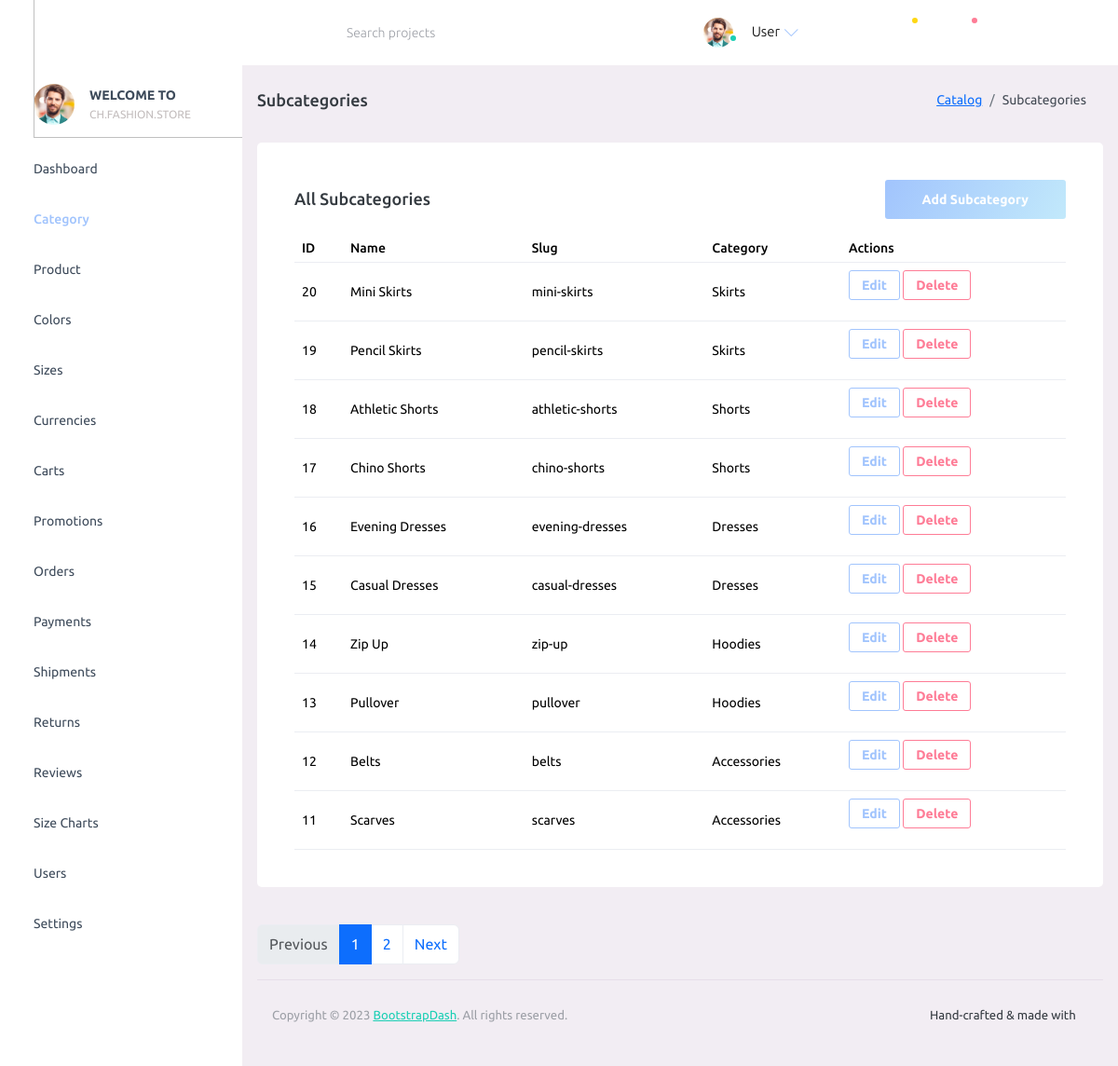
The page /admin/?p=subcategories on the database as committed earlier.
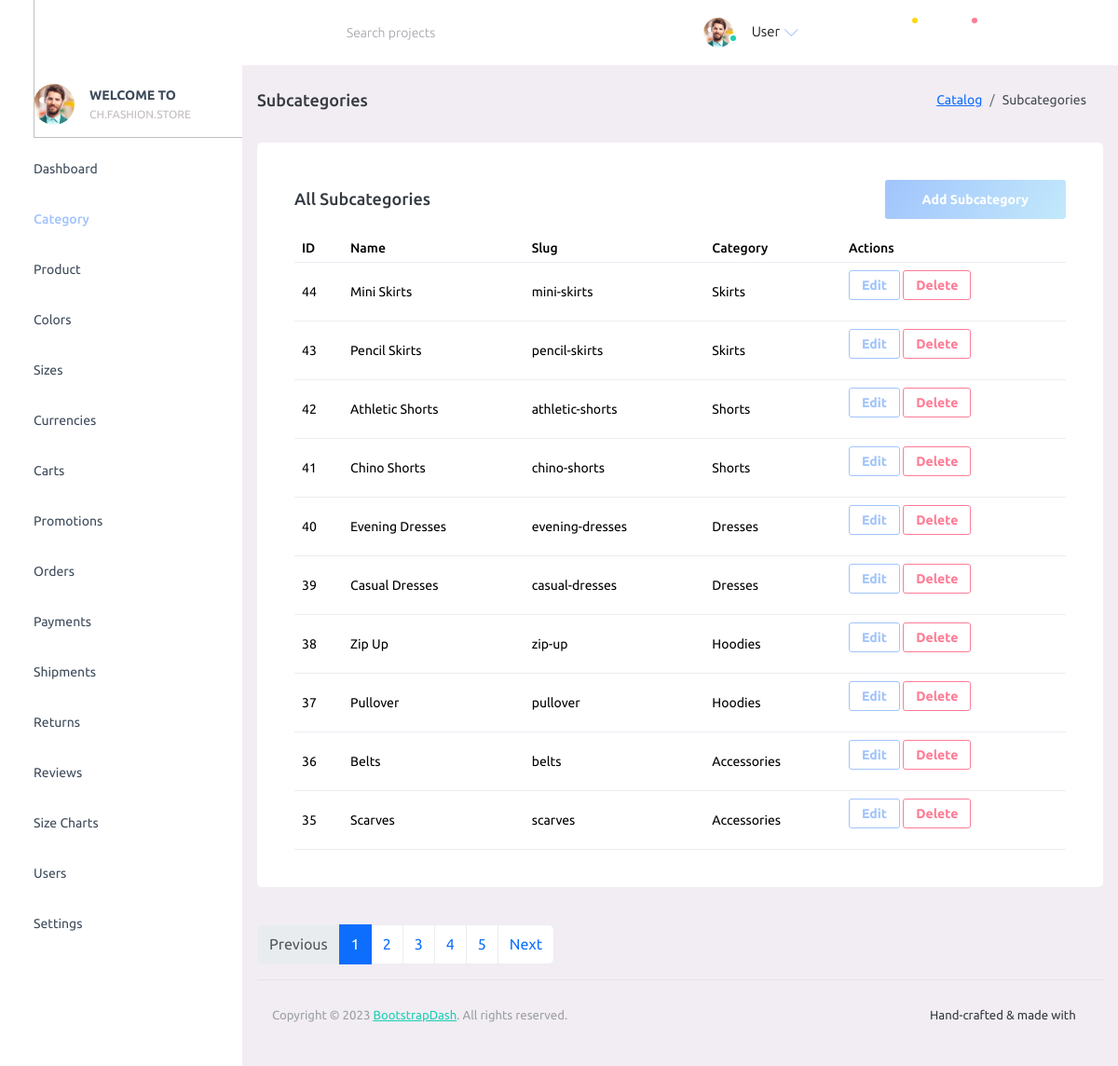
The same page on the database as committed later.
### tables this page shows
CREATE TABLE subcategories (
  id BIGINT UNSIGNED AUTO_INCREMENT PRIMARY KEY,
  category_id BIGINT UNSIGNED NOT NULL,
  name VARCHAR(150) NOT NULL,
  slug VARCHAR(180) NOT NULL,
  UNIQUE KEY uniq_subcategories_category_slug (category_id, slug),
  CONSTRAINT fk_subcategories_category FOREIGN KEY (category_id) REFERENCES categories(id) ON DELETE CASCADE,
  INDEX idx_subcategories_category (category_id)
);

CREATE TABLE IF NOT EXISTS `categories` (
  `id` bigint(20) UNSIGNED NOT NULL AUTO_INCREMENT,
  `name` varchar(150) NOT NULL,
  `slug` varchar(180) NOT NULL,
  `parent_id` bigint(20) UNSIGNED DEFAULT NULL,
  PRIMARY KEY (`id`),
  UNIQUE KEY `slug` (`slug`),
  KEY `fk_categories_parent` (`parent_id`)
);

### admin/config/database.php (called while the page is built)
<?php
function db(): PDO
{
      static $pdo = null;
      if ($pdo instanceof PDO) {
            return $pdo;
      }
      $dsn = getenv('FS_DB_DSN') ?: 'mysql:host=127.0.0.1;port=3306;dbname=fashionstore;charset=utf8mb4';
      $user = getenv('FS_DB_USER') ?: 'root';
      $pass = getenv('FS_DB_PASS') ?: '';
      $options = [
            PDO::ATTR_ERRMODE => PDO::ERRMODE_EXCEPTION,
            PDO::ATTR_DEFAULT_FETCH_MODE => PDO::FETCH_ASSOC,
            PDO::ATTR_EMULATE_PREPARES => false,
      ];
      $pdo = new PDO($dsn, $user, $pass, $options);
      try {
            $pdo->exec("SET SESSION sql_mode='STRICT_TRANS_TABLES,ERROR_FOR_DIVISION_BY_ZERO,NO_ENGINE_SUBSTITUTION'");
      } catch (Throwable $e) {
      }
      return $pdo;
}

### admin/config/function.php (called while the page is built, shortened)
<?php
require_once __DIR__ . '/database.php';
function db_all(string $sql, array $params = []): array
{
      $stmt = db()->prepare($sql);
      $stmt->execute($params);
      return $stmt->fetchAll();
}
function db_one(string $sql, array $params = []): ?array
{
      $stmt = db()->prepare($sql);
      $stmt->execute($params);
      $row = $stmt->fetch();
      return $row === false ? null : $row;
}

### admin/pages/subcategories.php (the view, shortened to what the changed rows need)
<?php
require_once __DIR__ . '/../config/function.php';
$page = max(1, (int)($_GET['page'] ?? 1));
$perPage = 10;
$offset = ($page - 1) * $perPage;
$totalRow = db_one('SELECT COUNT(*) AS c FROM subcategories');
$total = (int)($totalRow['c'] ?? 0);
$totalPages = max(1, (int)ceil($total / $perPage));
$subcats = db_all('SELECT s.id, s.name, s.slug, s.category_id, c.name AS category_name FROM subcategories s JOIN categories c ON c.id = s.category_id ORDER BY s.id DESC LIMIT ? OFFSET ?', [$perPage, $offset]);
?>
<div class="row">
      <div class="col-lg-12 grid-margin stretch-card">
            <div class="card">
                  <div class="card-body">
                        <div class="table-responsive">
                              <table class="table" id="subcategories-table">
                                    <thead>
                                          <tr>
                                                <th>ID</th>
                                                <th>Name</th>
                                                <th>Slug</th>
                                                <th>Category</th>
                                                <th>Actions</th>
                                          </tr>
                                    </thead>
                                    <tbody>
                                          <?php foreach ($subcats as $s): ?>
                                                <tr>
                                                      <td><?php echo (int)$s['id']; ?></td>
                                                      <td><?php echo htmlspecialchars($s['name'], ENT_QUOTES); ?></td>
                                                      <td><?php echo htmlspecialchars($s['slug'], ENT_QUOTES); ?></td>
                                                      <td><?php echo htmlspecialchars($s['category_name'], ENT_QUOTES); ?></td>
                                                      <td>
                                                            <button type="button" class="btn btn-sm btn-outline-primary" data-bs-toggle="modal" data-bs-target="#editSubcategoryModal-<?php echo (int)$s['id']; ?>">Edit</button>
                                                            <form method="post" style="display:inline-block" onsubmit="return confirm('Delete this subcategory?');">
                                                                  <button type="submit" class="btn btn-sm btn-outline-danger">Delete</button>
                                                            </form>
                                                      </td>
                                                </tr>
                                          <?php endforeach; ?>
                                    </tbody>
                              </table>
                        </div>
                  </div>
            </div>
      </div>
</div>
<?php if ($totalPages > 1): ?>
      <nav aria-label="Subcategories pagination">
            <ul class="pagination">
                  <?php for ($i = 1; $i <= $totalPages; $i++): ?>
                        <li class="page-item <?php echo $i === $page ? 'active' : ''; ?>">
                              <a class="page-link" href="/admin/?p=subcategories&page=<?php echo $i; ?>"><?php echo $i; ?></a>
                        </li>
                  <?php endfor; ?>
            </ul>
      </nav>
<?php endif; ?>

Rows that differ between the two databases and show on the page:
no longer on this page (row edited): subcategories: id "20", name "Mini Skirts", slug "mini-skirts", category.name "Skirts"
no longer on this page (row edited): subcategories: id "19", name "Pencil Skirts", slug "pencil-skirts", category.name "Skirts"
no longer on this page (row edited): subcategories: id "18", name "Athletic Shorts", slug "athletic-shorts", category.name "Shorts"
no longer on this page (row edited): subcategories: id "17", name "Chino Shorts", slug "chino-shorts", category.name "Shorts"
no longer on this page (row edited): subcategories: id "16", name "Evening Dresses", slug "evening-dresses", category.name "Dresses"
no longer on this page (row edited): subcategories: id "15", name "Casual Dresses", slug "casual-dresses", category.name "Dresses"
no longer on this page (row edited): subcategories: id "14", name "Zip Up", slug "zip-up", category.name "Hoodies"
no longer on this page (row edited): subcategories: id "13", name "Pullover", slug "pullover", category.name "Hoodies"
no longer on this page (row edited): subcategories: id "12", name "Belts", slug "belts", category.name "Accessories"
no longer on this page (row edited): subcategories: id "11", name "Scarves", slug "scarves", category.name "Accessories"
added subcategories: id "44", name "Mini Skirts", slug "mini-skirts", category.name "Skirts"
added subcategories: id "43", name "Pencil Skirts", slug "pencil-skirts", category.name "Skirts"
added subcategories: id "42", name "Athletic Shorts", slug "athletic-shorts", category.name "Shorts"
added subcategories: id "41", name "Chino Shorts", slug "chino-shorts", category.name "Shorts"
added subcategories: id "40", name "Evening Dresses", slug "evening-dresses", category.name "Dresses"
added subcategories: id "39", name "Casual Dresses", slug "casual-dresses", category.name "Dresses"
added subcategories: id "38", name "Zip Up", slug "zip-up", category.name "Hoodies"
added subcategories: id "37", name "Pullover", slug "pullover", category.name "Hoodies"
added subcategories: id "36", name "Belts", slug "belts", category.name "Accessories"
added subcategories: id "35", name "Scarves", slug "scarves", category.name "Accessories"
Other text that changed with them:
new list line: "3"
new list line: "4"
new list line: "5"
